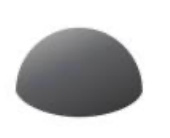
#> input picture Sarah/dome.png, 170 x 138 px, found by its file name
$ python surface_reflection.py
#> lines starting #> are read from the running program, lines starting #| are printed output that depends on the picture; after the words box and inside, x2 and y2 are one past the last pixel; in counts of white or black regions, pixels touching at a corner belong together
print("The surface reflects light uniformly in all directions. The position of the light source is known. The surface has uniform reflectivity. The camera projects rays orthogonally onto the image plane.")
print("This implementation assumes uniform lighting and simple geometry.")

import cv2
import numpy as np
import matplotlib.pyplot as plt
from mpl_toolkits.mplot3d import Axes3D

def remove_white_background(image_path, threshold=250):
    """
    This function is for displaying the masked image.

    Removing white background from an image by applying threshold.
    Pixels above the threshold intensity are set to black, so the removed background is displayed as black.
    """
#> called with image_path = 'C:/Users/User/dome.png', threshold = 250
    image = cv2.imread(image_path, cv2.IMREAD_GRAYSCALE)
#> image: shape (138, 170); min 51, max 255, mean 194.7

    mask = image < threshold # mask where intensity below threshold (high values lighter) ... mask over non-background values
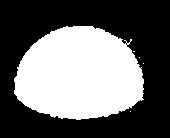
#> mask: shape (138, 170) bool; 40.7% white; 5 white regions (4 under 20 px), largest, box (x1, y1, x2, y2) and area: (14, 26, 144, 120) 9532

    masked_image = image.copy()
    masked_image[~mask] = 0  # pixels above threshold set to black (black = background)

    return masked_image

def save_white_background_mask(image_path, threshold=250, mask_save_path="mask.png"):
    """
    This function is for creates and saves a mask of the white-background so it can later be applied to the heatmap.

    Returns:
    - mask: Boolean mask of white-background pixels. (True = white)
    """

    image = cv2.imread(image_path, cv2.IMREAD_GRAYSCALE)
    mask = image >= threshold # above threshold detected as white ... mask over background values

    ### mask_image = (mask * 255).astype(np.uint8)  # Convert boolean mask to uint8 (0 or 255)
    ### cv2.imwrite(mask_save_path, mask_image)

    return mask

def apply_mask_to_heatmap(heatmap, mask):
    """
    Applies the mask of the white background to the heatmap. Heigth is set to 0 for the background (masked) pixels.

    Input:
    - heatmap: heatmap array
    - mask: white-background mask (boolean). (True = background)

    Returns:
    - masked_heatmap: Heatmap with masked (background) pixels set to 0.
    """

    masked_heatmap = heatmap.copy()
    masked_heatmap[mask] = 0 # Set values in the heatmap where the mask is True to 0

    return masked_heatmap

def shape_from_shading(image_path, light_source=[0, 0, 1]):
    """
    Create heatmap with shape-from-shading

    light source direction examples:
    - [0, 0, 1] (light coming from above, along positive Z-axis)
    - [0, 0, -1] (light coming from below, along negative Z-axis)
    - [-1, 0, 0] (light coming from the left, along negative X-axis)
    - [1, 0, 0] (light coming from the right, along positive X-axis)
    - [0, 1, 0] (light coming directly from the front along Y-axis)
    - [0, -1, 0] (light coming directly from the back along Y-axis)
    - [-1, -1, 1] (light coming from the top-left corner at an angle)
    - [1, -1, 1] (light coming from the top-right corner at an angle)
    - [-1, 1, 1] (light coming from the bottom-left corner at an angle)

    Computes the partial derivatives of the image intensity to approximate the slopes of the surface in the x and y direction. N=(Nx, Ny, Nz) needs to have a unit magnitude that means sqrt(Nx^2+Ny^2+Nz^2)=1. Use this to compute Nz from  Nx, Ny: Nz = sqrt(1-Nx^2-Ny^2). (assumes smooth surface so we don't get negative values in the sqr)

    Compute the cumulative sum of values along the axis.

    """
#> called with image_path = 'C:/Users/User/dome.png'

    image = cv2.imread(image_path, cv2.IMREAD_GRAYSCALE).astype(np.float32) / 255.0 # Load and normalize image (greyscale) to [0,1] scale | [astype(np.float32) ... float point convertion for math-operations]
#> image: shape (138, 170) float32; min 0.2, max 1, mean 0.764
    # rows, cols = image.shape

    L = np.array(light_source) # light source direction ([0, 0, 1] ... top-down)
    L = L / np.linalg.norm(L) # Normalize to unit-vector (by deviding by length np.linalg.norm(L))
    print("nom light:", L)

    # np.gradient(image) computes the partial derivatives of the image intensity to approximate the slopes of the surface in the x and y direction
    # Nx=dI/dx ... rate of change of intensity in the horizontal direction
    # Ny=dI/dy ... rate of change of intensity in the vertical direction

    Nx, Ny = np.gradient(image) # surface normals (Nx, Ny, Nz)

    # N=(Nx, Ny, Nz) needs to have a unit magnitude that means sqrt(Nx^2+Ny^2+Nz^2)=1
    # use this to compute Nz from  Nx, Ny: Nz = sqrt(1-Nx^2-Ny^2)
    # !!! assumes smooth surface so we don't get negative values in the sqr

    Nz = np.sqrt(1 - Nx**2 - Ny**2)  # Assumption of Lambertian surface

    N = np.stack((Nx, Ny, Nz), axis=-1) # combining Nx, Ny, Nz into N (surface normals at each pixel)
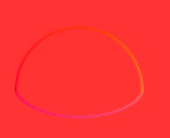
#> N: shape (138, 170, 3) float32; mean of channels 0, 1, 2 1.69e-08, 2.53e-07, 0.999; drawn with min black and max white
    N = N / np.linalg.norm(N, axis=-1, keepdims=True) # Normalize

    # np.cumsum computes the cumulative sum of values along a specified axis
    # np.cumsum(Nx, axis=1) ... Integrates the gradient in the x-direction along rows
    # np.cumsum(Ny, axis=1) ... Integrates the gradient in the y-direction along cols
    # the sum of those two combines the integrations to approximate the height

    height_map = np.cumsum(Nx * L[0], axis=1) + np.cumsum(Ny * L[1], axis=0) # Compute height map by integration

    # Compute the dot product between the surface normal and light source direction
    ### height_map = np.sum(N * L, axis=-1)  # Dot product of N and L

    # astype(np.uint8) ... for the display we need int values (convert back)
    height_map_normalized = cv2.normalize(height_map, None, 0, 255, cv2.NORM_MINMAX).astype(np.uint8) # Normalize depth map to display (scales height to [0, 255] => 8-bit image)
    return height_map, height_map_normalized

def smooth_heatmap(heatmap, kernel_size=5, sigma=1):
    """
    Smooths the heatmap using a Gaussian blur to reduce distortions along object (and shadow) borders.
    """
    # Ensure kernel size is odd and not 0 or negative
    if kernel_size  <= 0:
        kernel_size = 1

    if kernel_size % 2 == 0:
        kernel_size += 1

    # Apply Gaussian blur
    smoothed_heatmap = cv2.GaussianBlur(heatmap, (kernel_size, kernel_size), sigma)
    return smoothed_heatmap

def merge_heightmap_with_color(image_path, height_map, crop=10, scale=1):
    """
    Creates a 3D visualization by merging the cropped height map with the color information from the image.

    Input:
    - crop: Number of pixels to crop from each side of the image and height map.
    - scale: Scale factor for the height map (exaggerate depth for visualization).
    """

    color_image = cv2.imread(image_path)
    color_image = cv2.cvtColor(color_image, cv2.COLOR_BGR2RGB)

    if color_image.shape[:2] != height_map.shape: # ensure the color image matches the size of the height map
        color_image = cv2.resize(color_image, (height_map.shape[1], height_map.shape[0]))

    height_map_cropped = height_map[crop:-crop, crop:-crop] # crop to remove edge distortions
    color_image_cropped = color_image[crop:-crop, crop:-crop] # crop to remove edge distortions

    # grid coordinates for 3D surface
    x = np.arange(0, height_map_cropped.shape[1])
    y = np.arange(0, height_map_cropped.shape[0])
    x, y = np.meshgrid(x, y)

    z = height_map_cropped * scale # scale the cropped height map (ex. exaggerate depth, scale down depth)

    # Plot the 3D surface
    fig = plt.figure(figsize=(12, 8))
    ax = fig.add_subplot(111, projection='3d')

    # Use the cropped color image as the surface texture
    ax.plot_surface(
        x, y, z,
        facecolors=color_image_cropped / 255.0,
        rstride=1, cstride=1, linewidth=0, antialiased=True
    )

    # Add labels and adjust view
    ax.set_xlabel("X-axis")
    ax.set_ylabel("Y-axis")
    ax.set_zlabel("Height")
    ax.set_title("3D Visualization with Cropped Height Map and Color Information layover")
    ax.view_init(elev=45, azim=120)  # view

    plt.show()

# Example usage

#img_path = "/Users/sarahtrausner/Desktop/Master/Semester 3/Imaging beyond consumer cameras/PS/Tests/surface_reflection/dome.png"
img_path = "C:/Users/User/dome.png"
#img_path = "C:/Users/User/cone.png"

# Displaying mask
image_with_no_background = remove_white_background(img_path)
# Display the result
plt.imshow(image_with_no_background, cmap='gray')
plt.title('Image with White Background Removed')
plt.axis('off')
plt.show()

# Creating heatmap with shape_from_shading
array_height_map, display_height_map = shape_from_shading(img_path, [0.8, 0.5, 0.8]) # the pictures seem to be flipped !!!
# cv2.imwrite("depth_map.jpg", display_height_map)
print(array_height_map)
#> (printed output is left out)
print(display_height_map)
#> (printed output is left out)
# Display heat map
plt.imshow(display_height_map, cmap='hot')  # Use 'hot' colormap
plt.colorbar(label='Depth (height)')
plt.title('Heat Map of Height')
plt.axis('off')  # Turn off axes for better visualization
plt.show()

# Masking the heatmap
mask_save_path = "white_background_mask.png"
white_background_mask = save_white_background_mask(img_path, threshold=250, mask_save_path=mask_save_path)
masked_height_map = apply_mask_to_heatmap(array_height_map, white_background_mask)
#> in apply_mask_to_heatmap, `masked_heatmap[mask] = 0`:
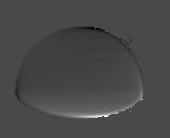
#> masked_heatmap: shape (138, 170) float32; min -3.09, max 7.63, mean -0.0127; drawn with min black and max white

# normalize non-masked pixels
non_masked_values = masked_height_map[~white_background_mask]
#> non_masked_values = 9537 values, max 7.63 at index 9467, min -3.09 at index 91, mean -0.0311
min_val, max_val = non_masked_values.min(), non_masked_values.max()
#> min_val = -3.09; max_val = 7.63

"""
# Normalize valid pixels to range [0, max_range] with a linear function
max_range = 10
normalized_heatmap = np.zeros_like(masked_height_map, dtype=np.uint8)  # Initialize all as 0
normalized_heatmap[~white_background_mask] = ((masked_height_map[~white_background_mask] - min_val) / (max_val - min_val) * max_range).astype(np.uint8)
"""

# Normalize valid pixels to range [0, max_range] with a non-linear function (gamma transformation)
max_range = 10 # max 255
gamma = 0.4  # Gamma < 1 compresses high values more
normalized_heatmap = np.zeros_like(masked_height_map, dtype=np.uint8)  # Initialize all as 0
# Scale values to [0, 1], apply gamma correction, and scale back to [0, max_range]
normalized_values = (masked_height_map[~white_background_mask] - min_val) / (max_val - min_val)
#> normalized_values = 9537 values, max 1 at index 9467, min 0 at index 91, mean 0.285
gamma_corrected_values = np.power(normalized_values, gamma)  # Apply gamma correction
#> gamma_corrected_values = 9537 values, max 1 at index 9467, min 0 at index 91, mean 0.602
normalized_heatmap[~white_background_mask] = (gamma_corrected_values * max_range).astype(np.uint8)


# smooth the normalized heatmap (get rid of distorting on object brorders and the borders of shadows)
smoothed_heatmap = smooth_heatmap(normalized_heatmap, kernel_size=1, sigma=1)


# Display the masked heatmap
plt.imshow(masked_height_map, cmap='hot')
plt.colorbar(label='Depth (height)')
plt.title('Masked Heat Map of Height - masked height map')
plt.axis('off')
plt.show()
# Display the normalized masked heatmap
plt.imshow(normalized_heatmap, cmap='hot')
plt.colorbar(label='Depth (height)')
plt.title('Masked Heat Map of Height - normalized masked height map')
plt.axis('off')
plt.show()
# Display the smoothed normalized masked heatmap
plt.imshow(smoothed_heatmap, cmap='hot')
plt.colorbar(label='Depth (height)')
plt.title('Masked Heat Map of Height - smoothed normalized masked height map')
plt.axis('off')
plt.show()

#merge_heightmap_with_color(img_path, masked_height_map, crop=10, scale=10)
#merge_heightmap_with_color(img_path, normalized_heatmap, crop=10, scale=10)
merge_heightmap_with_color(img_path, smoothed_heatmap, crop=10, scale=10)
#> in merge_heightmap_with_color, color_image is the input picture: shape (138, 170, 3); mean B, G, R 195.5, 194.8, 194.7
#> in merge_heightmap_with_color, `height_map_cropped = height_map[crop:-crop, crop:-crop]`:
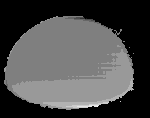
#> height_map_cropped: shape (118, 150); min 0, max 10, mean 2.91; drawn with min black and max white
#> in merge_heightmap_with_color, `z = height_map_cropped * scale`:
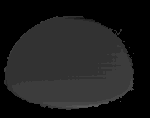
#> z: shape (118, 150); min 0, max 100, mean 29.1
#> in merge_heightmap_with_color, `ax.plot_surface( x, y, z, facecolors=color_image_cropped / 255.0, rstr..`:
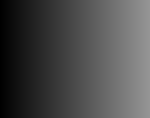
#> x: shape (118, 150) int64; min 0, max 149, mean 74.5
#> in merge_heightmap_with_color, `plt.show()`:
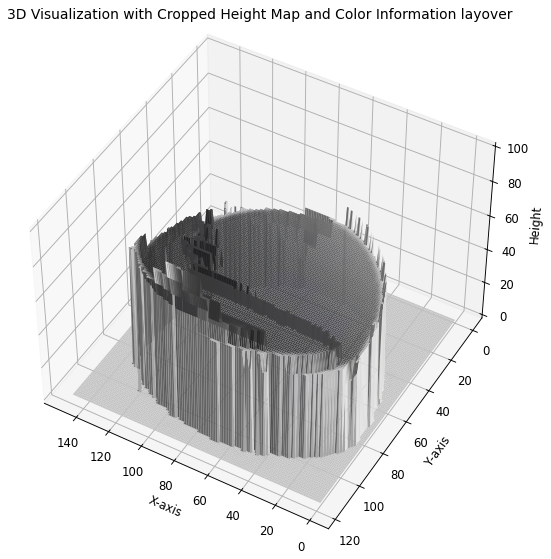
#> figure drawn by matplotlib, 1 panel
